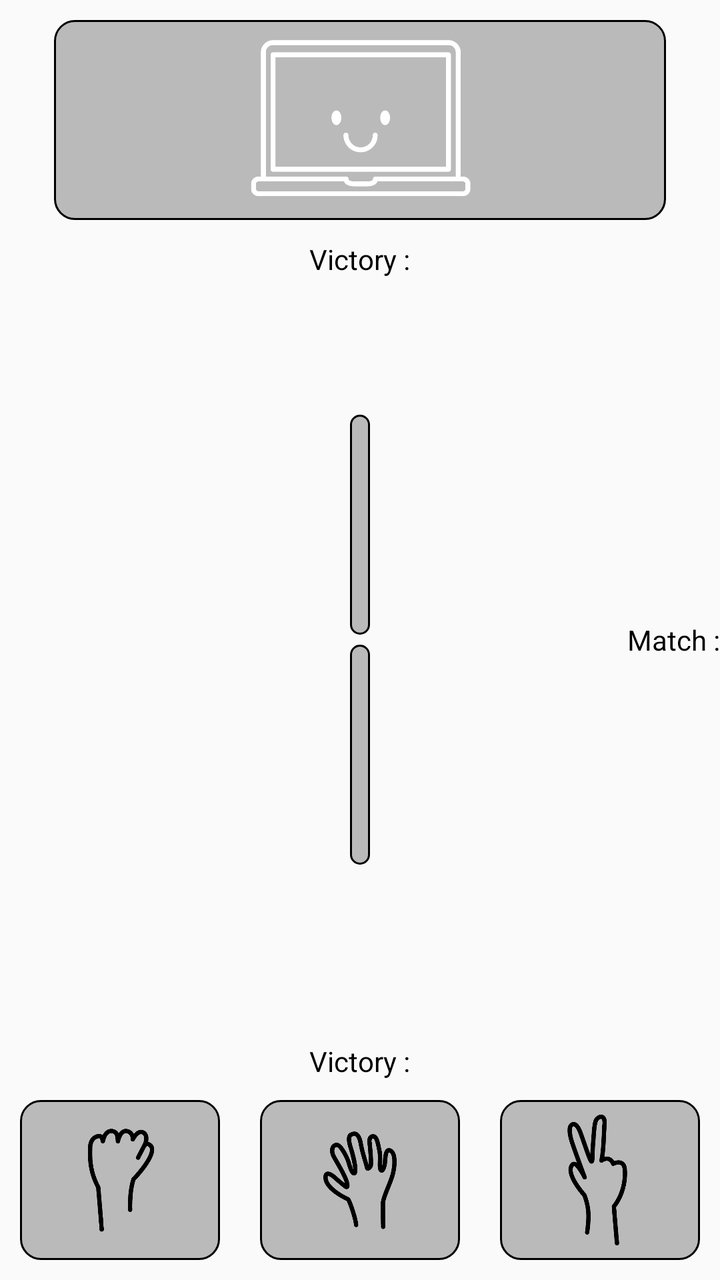
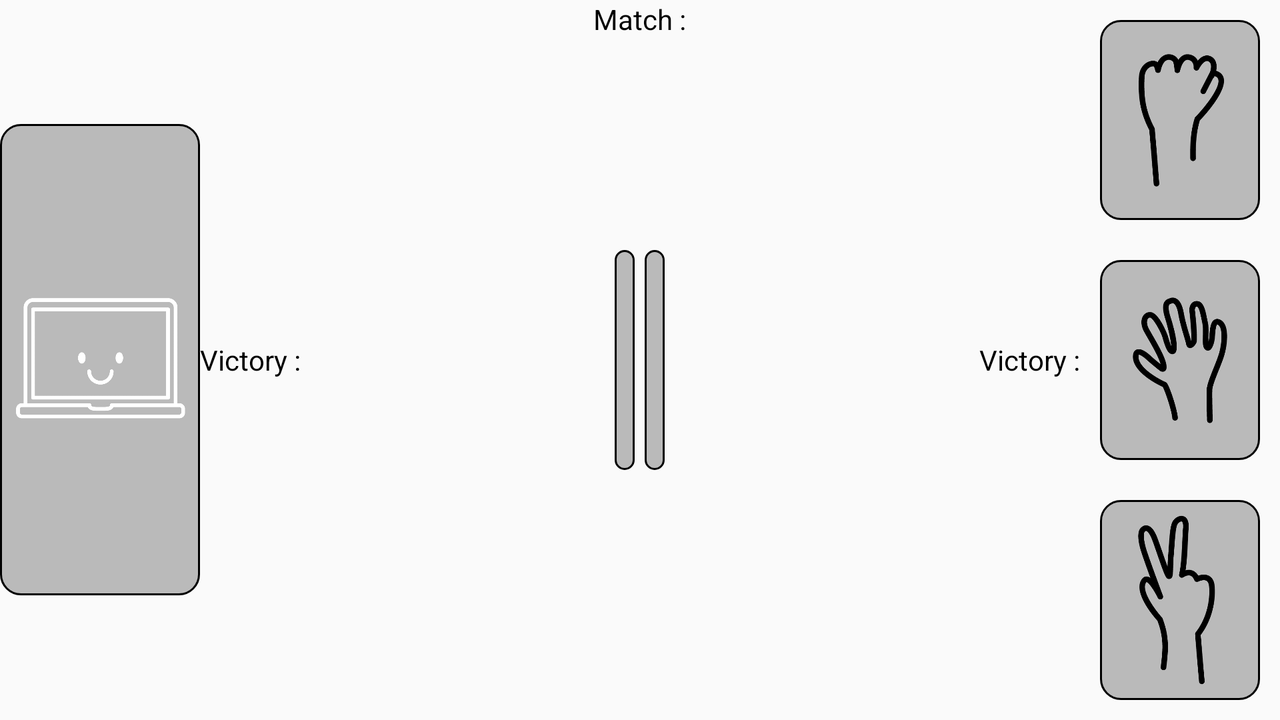

The same Android screen from two of the app's own layout files: first res/layout/ as a phone draws it, then the repository's variant for another configuration, drawn on a device whose configuration selects that folder. Both files follow.
<!-- AndroidManifest.xml: application theme AppThemeD -->
<!-- res/layout/activity_player_vs_computer.xml -->
<?xml version="1.0" encoding="utf-8"?>
<RelativeLayout xmlns:android="http://schemas.android.com/apk/res/android"
				android:layout_width="match_parent"
				android:layout_height="match_parent">

	<include  layout="@layout/computer" android:id="@+id/id" />

	<LinearLayout
		android:id="@+id/linearLayout2"
		android:layout_width="wrap_content"
		android:layout_height="wrap_content"
		android:layout_alignParentEnd="true"
		android:layout_alignParentRight="true"
		android:layout_centerVertical="true"
		android:orientation="horizontal">

		<TextView
			android:layout_width="wrap_content"
			android:layout_height="wrap_content"
			android:text="@string/match_string"
			android:textColor="#000000"/>

		<TextView
			android:id="@+id/match_number"
			android:layout_width="wrap_content"
			android:layout_height="wrap_content"
			android:textColor="#000000"/>
	</LinearLayout>

	<LinearLayout
		android:id="@+id/player_victory"
		android:layout_width="wrap_content"
		android:layout_height="wrap_content"
		android:layout_above="@+id/player_choice_layout"
		android:layout_centerHorizontal="true"
		android:orientation="horizontal">

		<TextView
			android:layout_width="wrap_content"
			android:layout_height="wrap_content"
			android:text="@string/victory_string"
			android:textColor="#000000"/>

		<TextView
			android:id="@+id/player_score"
			android:layout_width="wrap_content"
			android:layout_height="wrap_content"
			android:textColor="#000000"/>
	</LinearLayout>

	<LinearLayout
		android:id="@+id/player_choice_layout"
		android:layout_width="fill_parent"
		android:layout_height="100dp"
		android:layout_alignParentBottom="true">

		<RelativeLayout
			android:layout_width="wrap_content"
			android:layout_height="wrap_content"
			android:layout_margin="@dimen/global_margin"
			android:layout_weight="1"
			android:background="@drawable/border_round_grey"
			android:onClick="play_choice"
			android:padding="5dp"
			android:tag="@string/rock">

			<ImageView
				android:layout_width="wrap_content"
				android:layout_height="fill_parent"
				android:layout_centerInParent="true"
				android:src="@drawable/rock"/>
		</RelativeLayout>

		<RelativeLayout
			android:layout_width="wrap_content"
			android:layout_height="wrap_content"
			android:layout_margin="@dimen/global_margin"
			android:layout_weight="1"
			android:background="@drawable/border_round_grey"
			android:onClick="play_choice"
			android:padding="5dp"
			android:tag="@string/paper">

			<ImageView
				android:layout_width="wrap_content"
				android:layout_height="fill_parent"
				android:layout_centerInParent="true"
				android:src="@drawable/paper"/>
		</RelativeLayout>

		<RelativeLayout
			android:layout_width="wrap_content"
			android:layout_height="wrap_content"
			android:layout_margin="@dimen/global_margin"
			android:layout_weight="1"
			android:background="@drawable/border_round_grey"
			android:onClick="play_choice"
			android:padding="5dp"
			android:tag="@string/scissor">

			<ImageView
				android:layout_width="wrap_content"
				android:layout_height="fill_parent"
				android:layout_centerInParent="true"
				android:src="@drawable/scissor"/>
		</RelativeLayout>


	</LinearLayout>
</RelativeLayout>
<!-- res/layout/computer.xml (included above) -->
<?xml version="1.0" encoding="utf-8"?>
<RelativeLayout xmlns:android="http://schemas.android.com/apk/res/android"
			  android:orientation="vertical"
			  android:layout_width="match_parent"
			  android:layout_height="match_parent">



	<ImageView
		android:id="@+id/computer_image"
		android:layout_width="wrap_content"
		android:layout_height="100dp"
		android:layout_alignParentTop="true"
		android:layout_centerHorizontal="true"
		android:layout_margin="@dimen/global_margin"
		android:background="@drawable/border_round_grey"
		android:src="@drawable/computer_white"/>

	<LinearLayout
		android:id="@+id/space"
		android:layout_width="fill_parent"
		android:layout_height="5dp"
		android:layout_centerHorizontal="true"
		android:layout_centerVertical="true"
		android:orientation="vertical"/>

	<RelativeLayout
		android:id="@+id/other_choice"
		android:layout_width="wrap_content"
		android:layout_height="wrap_content"
		android:layout_below="@+id/space"
		android:layout_centerHorizontal="true"
		android:layout_weight="1"
		android:background="@drawable/border_round_grey"
		android:padding="5dp">

		<ImageView
			android:id="@+id/other_choice_image"
			android:layout_width="wrap_content"
			android:layout_height="100dp"
			android:layout_centerHorizontal="true"/>
	</RelativeLayout>

	<RelativeLayout
		android:layout_width="wrap_content"
		android:layout_height="wrap_content"
		android:layout_above="@+id/space"
		android:layout_centerHorizontal="true"
		android:layout_weight="1"
		android:background="@drawable/border_round_grey"
		android:padding="5dp">

		<ImageView
			android:id="@+id/computer_choice"
			android:layout_width="wrap_content"
			android:layout_height="100dp"
			android:layout_centerInParent="true"
			android:rotation="180"/>
	</RelativeLayout>

	<LinearLayout
		android:id="@+id/computer_victory"
		android:layout_width="wrap_content"
		android:layout_height="wrap_content"
		android:layout_below="@+id/computer_image"
		android:layout_centerHorizontal="true"
		android:orientation="horizontal">


		<TextView
			android:layout_width="wrap_content"
			android:layout_height="wrap_content"
			android:text="@string/victory_string"
			android:textColor="#000000"
			/>

		<TextView
			android:id="@+id/computer_score"
			android:layout_width="wrap_content"
			android:layout_height="wrap_content"
			android:textColor="#000000"

			/>
	</LinearLayout>
</RelativeLayout>
<!-- resources referenced by this layout -->
<resources>
  <dimen name="global_margin">10dp</dimen>
  <!-- drawable border_round_grey (drawable) -->
  <?xml version="1.0" encoding="utf-8"?>
  <shape
          xmlns:android="http://schemas.android.com/apk/res/android"
          android:shape="rectangle">
  
      <corners android:radius="10dp" />
      <solid android:color="#7a747474" />
      <stroke
              android:width="1dip"
              android:color="#000000" />
  </shape>
  <!-- drawable computer_white: png bitmap (drawable-hdpi, 3547 bytes) -->
  <!-- drawable paper: png bitmap (drawable-hdpi, 4127 bytes) -->
  <!-- drawable rock: png bitmap (drawable-hdpi, 2784 bytes) -->
  <!-- drawable scissor: png bitmap (drawable-hdpi, 3807 bytes) -->
  <string name="match_string">Match :</string>
  <string name="paper">paper</string>
  <string name="rock">rock</string>
  <string name="scissor">scissor</string>
  <string name="victory_string">Victory :</string>
  <style name="AppThemeD" parent="Theme.AppCompat.Light.DarkActionBar">
  		
  	</style>
</resources>
<!-- res/layout-land/activity_player_vs_computer.xml (the repository's variant of the layout above) -->
<!-- drawn on the phone turned sideways -->
<?xml version="1.0" encoding="utf-8"?>
<RelativeLayout xmlns:android="http://schemas.android.com/apk/res/android"
				android:layout_width="match_parent"
				android:layout_height="match_parent">


	<LinearLayout
		android:id="@+id/player_choice_layout"
		android:layout_width="100dp"
		android:layout_height="fill_parent"
		android:orientation="vertical"
		android:layout_alignParentTop="true"
		android:layout_alignParentRight="true"
		android:layout_alignParentEnd="true">

		<RelativeLayout
			android:layout_width="wrap_content"
			android:layout_height="wrap_content"
			android:layout_margin="@dimen/global_margin"
			android:layout_weight="1"
			android:background="@drawable/border_round_grey"
			android:onClick="play_choice"
			android:padding="5dp"
			android:tag="@string/rock">

			<ImageView
				android:layout_width="wrap_content"
				android:layout_height="fill_parent"
				android:layout_centerInParent="true"
				android:src="@drawable/rock"/>
		</RelativeLayout>

		<RelativeLayout
			android:layout_width="wrap_content"
			android:layout_height="wrap_content"
			android:layout_margin="@dimen/global_margin"
			android:layout_weight="1"
			android:background="@drawable/border_round_grey"
			android:onClick="play_choice"
			android:padding="5dp"
			android:tag="@string/paper">

			<ImageView
				android:layout_width="wrap_content"
				android:layout_height="fill_parent"
				android:layout_centerInParent="true"
				android:src="@drawable/paper"/>
		</RelativeLayout>

		<RelativeLayout
			android:layout_width="wrap_content"
			android:layout_height="wrap_content"
			android:layout_margin="@dimen/global_margin"
			android:layout_weight="1"
			android:background="@drawable/border_round_grey"
			android:onClick="play_choice"
			android:padding="5dp"
			android:tag="@string/scissor">

			<ImageView
				android:layout_width="wrap_content"
				android:layout_height="fill_parent"
				android:layout_centerInParent="true"
				android:src="@drawable/scissor"/>
		</RelativeLayout>


	</LinearLayout>

	<ImageView
		android:id="@+id/computer_image"
		android:layout_width="100dp"
		android:layout_height="wrap_content"

		android:background="@drawable/border_round_grey"
		android:src="@drawable/computer_white"
		android:layout_alignParentLeft="true"
		android:layout_alignParentStart="true"
		android:layout_centerVertical="true"/>

	<LinearLayout
		android:id="@+id/space"
		android:layout_width="5dp"
		android:layout_height="fill_parent"
		android:layout_centerHorizontal="true"
		android:layout_centerVertical="true"
		android:orientation="vertical"/>

	<RelativeLayout
		android:id="@+id/other_choice"
		android:layout_width="wrap_content"
		android:layout_height="wrap_content"
		android:layout_weight="1"
		android:background="@drawable/border_round_grey"
		android:padding="5dp"
		android:layout_alignTop="@+id/relativeLayout"
		android:layout_toRightOf="@+id/space"
		android:layout_toEndOf="@+id/space"
		android:layout_centerVertical="true">

		<ImageView
			android:id="@+id/other_choice_image"
			android:layout_width="wrap_content"
			android:layout_height="100dp"
			android:layout_centerHorizontal="true"/>
	</RelativeLayout>

	<RelativeLayout
		android:layout_width="wrap_content"
		android:layout_height="wrap_content"
		android:layout_weight="1"
		android:background="@drawable/border_round_grey"
		android:padding="5dp"
		android:id="@+id/relativeLayout"
		android:layout_centerVertical="true"
		android:layout_toLeftOf="@+id/space"
		>

		<ImageView
			android:id="@+id/computer_choice"
			android:layout_width="wrap_content"
			android:layout_height="100dp"
			android:layout_centerInParent="true"
			/>
	</RelativeLayout>

	<LinearLayout
		android:id="@+id/computer_victory"
		android:layout_width="wrap_content"
		android:layout_height="wrap_content"
		android:orientation="horizontal"
		android:layout_centerVertical="true"
		android:layout_toRightOf="@+id/computer_image"
		android:layout_toEndOf="@+id/computer_image">


		<TextView
			android:layout_width="wrap_content"
			android:layout_height="wrap_content"
			android:text="@string/victory_string"
			android:textColor="#000000"
			android:layout_below="@+id/linearLayout2"
			android:layout_toRightOf="@+id/computer_image"
			android:layout_toEndOf="@+id/computer_image"
			android:id="@+id/textView"/>

		<TextView
			android:id="@+id/computer_score"
			android:layout_width="wrap_content"
			android:layout_height="wrap_content"
			android:textColor="#000000"

			/>
	</LinearLayout>

	<LinearLayout
		android:id="@+id/player_victory"
		android:layout_width="wrap_content"
		android:layout_height="wrap_content"
		android:orientation="horizontal"
		android:layout_toLeftOf="@+id/player_choice_layout"
		android:layout_toStartOf="@+id/player_choice_layout"
		android:layout_centerVertical="true">

		<TextView
			android:layout_width="wrap_content"
			android:layout_height="wrap_content"
			android:text="@string/victory_string"
			android:textColor="#000000"/>

		<TextView
			android:id="@+id/player_score"
			android:layout_width="wrap_content"
			android:layout_height="wrap_content"
			android:textColor="#000000"/>
	</LinearLayout>

	<LinearLayout
		android:id="@+id/linearLayout2"
		android:layout_width="wrap_content"
		android:layout_height="wrap_content"
		android:orientation="horizontal"
		android:layout_alignParentTop="true"
		android:layout_centerHorizontal="true">

		<TextView
			android:layout_width="wrap_content"
			android:layout_height="wrap_content"
			android:text="@string/match_string"
			android:textColor="#000000"/>

		<TextView
			android:id="@+id/match_number"
			android:layout_width="wrap_content"
			android:layout_height="wrap_content"
			android:textColor="#000000"/>
	</LinearLayout>

</RelativeLayout>
